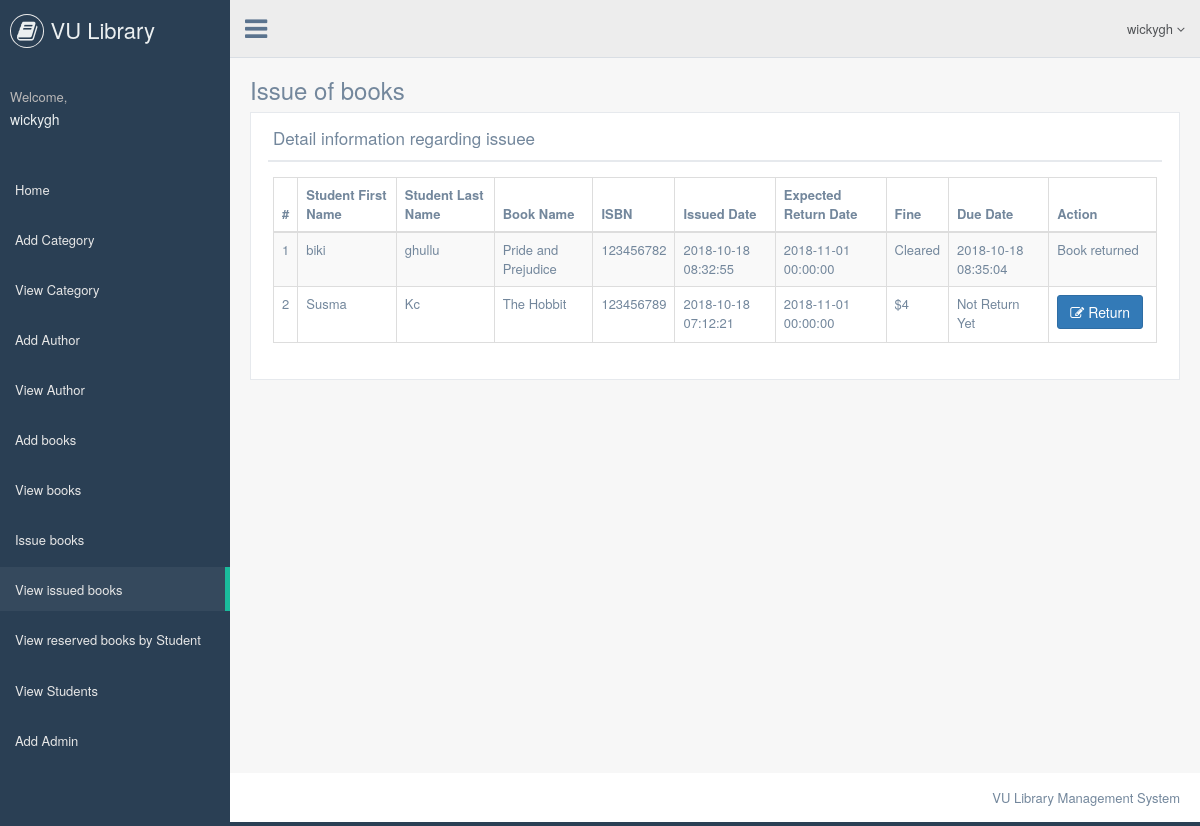
/admin/viewissue.php (signed in), run on the app's committed database.
### tables this page shows
CREATE TABLE `bookissue` (
  `issueid` int(10) NOT NULL,
  `bookid` int(10) NOT NULL,
  `studentid` int(10) NOT NULL,
  `bookissued` datetime NOT NULL,
  `bookreturned` datetime NOT NULL,
  `returnstatus` int(10) NOT NULL,
  `fine` int(10) NOT NULL,
  `exissue` datetime NOT NULL
);

CREATE TABLE `Student` (
  `id` int(11) NOT NULL,
  `studentid` int(10) NOT NULL,
  `firstname` varchar(100) NOT NULL,
  `lastname` varchar(100) NOT NULL,
  `password` varchar(100) NOT NULL,
  `email` varchar(100) NOT NULL,
  `phone` int(50) NOT NULL,
  `registrationdate` datetime DEFAULT NULL,
  `status` int(5) NOT NULL
);

CREATE TABLE `book` (
  `bookid` int(11) NOT NULL,
  `bookname` varchar(150) NOT NULL,
  `authid` varchar(40) NOT NULL,
  `catid` int(11) NOT NULL,
  `isbn` int(100) NOT NULL,
  `bookpublish` varchar(40) NOT NULL,
  `bookadd` datetime NOT NULL,
  `status` int(11) NOT NULL,
  `rstatus` int(11) NOT NULL
);

### admin/viewissue.php (the view, shortened to what this page needs)
    <?php
include("include/header.php");
include("include/connect.php");
?>
        <div class="right_col" role="main">
            <div class="">
                <div class="page-title">
                    <div class="title_left">
                        <h3>Issue of books</h3>
                    </div>
                </div>
                <div class="clearfix"></div>
                <div class="row" style="min-height:500px">
                    <div class="col-md-12 col-sm-12 col-xs-12">
                        <div class="x_panel">
                            <div class="x_title">
                                <h2>Detail information regarding issuee</h2>
                                <div class="clearfix"></div>
                            </div>
                            <div class="x_content">
                                 <table class="table table-striped table-bordered table-hover" id="dataTables-example">
                                    <thead>
                                        <tr>
                                            <th>#</th>
                                            <th>Student First Name</th>
                                            <th>Student Last Name</th>
                                            <th>Book Name</th>
                                            <th>ISBN </th>
                                            <th>Issued Date</th>
                                            <th>Expected Return Date</th>
                                            <th>Fine</th>
                                            <th>Due Date</th>
                                            <th>Action</th>
                                        </tr>
                                    </thead>
                                    <tbody>
                                    <?php $sql = "SELECT Student.firstname,Student.lastname,book.bookname,book.isbn,bookissue.bookissued,bookissue.bookreturned, bookissue.exissue, bookissue.fine, bookissue.bookid,bookissue.returnstatus,bookissue.issueid as rid from  bookissue join Student on Student.studentid=bookissue.studentid join book on book.isbn=bookissue.bookid order by bookissue.issueid desc";
                                    $query = $dbh -> prepare($sql);
                                    $query->execute();
                                    $results=$query->fetchAll(PDO::FETCH_OBJ);
                                    $cnt=1;
                                    if($query->rowCount() > 0)
                                    {
                                    foreach($results as $result)
                                    {
                                    $bid=$result->isbn;
                                    $exissue=$result->exissue;
                                            ?>
                                        <tr class="odd gradeX">
                                            <td class="center"><?php echo htmlentities($cnt);?></td>
                                            <td class="center"><?php echo htmlentities($result->firstname);?></td>
                                            <td class="center"><?php echo htmlentities($result->lastname);?></td>
                                            <td class="center"><?php echo htmlentities($result->bookname);?></td>
                                            <td class="center"><?php echo htmlentities($result->isbn);?></td>
                                            <td class="center"><?php echo htmlentities($result->bookissued);?></td>
                                            <td class="center"><?php echo htmlentities($result->exissue);?></td>
                                            <?php
                                                $now= date('Y-m-d G:i:s');
                                                $nowdate= new DateTime($now);
                                                $previousdate= new DateTime($exissue);
                                                $difference = $previousdate->diff($nowdate);
                                                $diff=$difference->d;
                                            if($result->fine==1)
                                            {
                                                $mainfine="Cleared";?>
                                                <td class="center"><?php echo htmlentities($mainfine);?></td><?php
                                            }
                                            else
                                            {
                                            if($now>$exissue)
                                            {
                                                $mainfine= $diff;?>
                                              <td class="center"><?php echo htmlentities("$".$mainfine);?></td><?php
                                            }
                                            else
                                            {
                                               $mainfine= "no fine";
                                               ?>
                                              <td class="center"><?php echo htmlentities($mainfine);?></td><?php
                                            }
                                            }
                                            ?>
                                            <td class="center"><?php if($result->returnstatus==0)
                                            {
                                                echo htmlentities("Not Return Yet");
                                            } else {
                                            echo htmlentities($result->bookreturned);
}
                                            ?></td>
                                            <td class="center"><?php
                                                if($result->returnstatus==0)
                                            {?>
                                            <a href="viewissue.php?rid=<?php echo htmlentities($result->rid);?> & bid=<?php echo htmlentities($bid);?>"><button class="btn btn-primary"><i class="fa fa-edit "></i> Return</button> <?}
                                            else
                                            {
                                                 echo htmlentities("Book returned");
                                            }
                                         ?>
                                            </td>
                                        </tr>
 <?php $cnt=$cnt+1;}} ?>
                                    </tbody>
                                </table>
                            </div>
                        </div>
                    </div>
                </div>
            </div>
        </div>
<?php
include("include/footer.php");
?>

### data on the page
bookissue: studentid.firstname "biki", studentid.lastname "ghullu", book.bookname "Pride and Prejudice", book.isbn "123456782", bookissued "2018-10-18 08:32:55", exissue "2018-11-01 00:00:00", fine "Cleared", bookreturned "2018-10-18 08:35:04"
bookissue: studentid.firstname "Susma", studentid.lastname "Kc", book.bookname "The Hobbit", book.isbn "123456789", bookissued "2018-10-18 07:12:21", exissue "2018-11-01 00:00:00", exissue "$4"

### other printed values
$name "wickygh"
